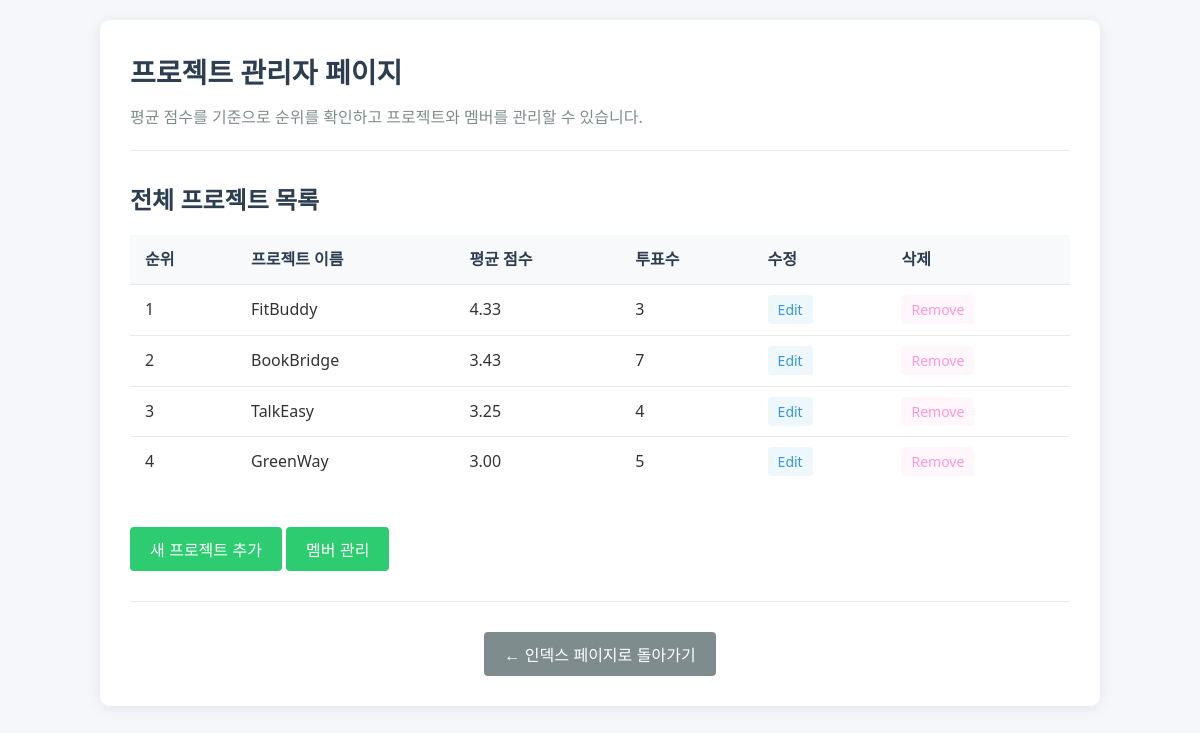
/manager/, run on the app's committed database.
### projects/models.py (models this page shows, shortened)
class Project(models.Model):
    project_id = models.AutoField(primary_key=True)
    project_name = models.CharField(max_length=200)
    description = models.TextField()
    members = models.ManyToManyField(Member, blank=True)
    def average_vote(self):
        votes = self.vote_set.all()
        if votes.count() > 0:
            total = sum(vote.vote for vote in votes)
            return total / votes.count()
        return None

### projects/views.py (the view)
# urls.py: path('manager/', views.ManagerView.as_view(), name='manager'),
class ManagerView(generic.ListView):
    template_name = 'projects/admin_manager.html'
    context_object_name = 'project_list'
    def get_queryset(self):
        projects = list(Project.objects.all())
        for project in projects:
            project.avg_vote = project.average_vote() or 0
            project.vote_count = project.vote_set.count()
        projects.sort(key=lambda x: x.avg_vote, reverse=True)
        for idx, project in enumerate(projects, start=1):
            project.rank = idx
        return projects

### projects/templates/projects/admin_manager.html (shortened to what this page needs)
<!DOCTYPE html>
<html lang="en">
<head>
    {% load static %}
    <link rel="stylesheet" href="{% static 'project/style.css' %}">
</head>
<body>
    <div class="container">
        <header class="project-header">
            <h1 class="project-title">프로젝트 관리자 페이지</h1>
            <p class="project-description">평균 점수를 기준으로 순위를 확인하고 프로젝트와 멤버를 관리할 수 있습니다.</p>
        </header>
        <section id="project-section">
            {% if project_list %}
            <h2 class="section-title">전체 프로젝트 목록</h2>
            <table class="project-table">
                <thead>
                    <tr>
                        <th>순위</th>
                        <th>프로젝트 이름</th>
                        <th>평균 점수</th>
                        <th>투표수</th>
                        <th>수정</th>
                        <th>삭제</th>
                    </tr>
                </thead>
                <tbody>
                    {% for project in project_list %}
                    <tr>
                        <td>{{ project.rank }}</td>
                        <td>{{ project.project_name }}</td>
                        <td>{{ project.avg_vote|floatformat:2 }}</td>
                        <td>{{ project.vote_count }}</td>
                        <td>
                            <a href="{% url 'project:project_edit' project.pk %}" class="edit-link">Edit</a>
                        </td>
                        <td>
                            <a href="{% url 'project:project_remove' project.pk %}" class="remove-link">Remove</a>
                        </td>
                    </tr>
                    {% endfor %}
                </tbody>
            </table>
            {% else %}
            <p class="no-element">등록된 프로젝트가 없습니다.</p>
            {% endif %}
            <a href="{% url 'project:project_add' %}" class="add-link">
                <button class="add-button">새 프로젝트 추가</button>
            </a>
            <a href="{% url 'project:member_add' %}" class="add-link">
                <button class="add-button">멤버 관리</button>
            </a>
        </section>
        <footer class="back-footer">
            <a href="{% url 'project:index' %}" class="back-link">
                <button class="back-button">← 인덱스 페이지로 돌아가기</button>
            </a>
        </footer>
    </div>
</body>
</html>

### projects/static/project/style.css (style rules this page uses)
* { box-sizing: border-box; margin: 0; padding: 0; }
body { font-family: 'Noto Sans KR', 'Segoe UI', Arial, sans-serif; line-height: 1.6; color: #333; background-color: #f5f7fa; padding: 20px; }
.container { max-width: 1000px; margin: 0 auto; background-color: #fff; padding: 30px; border-radius: 10px; box-shadow: 0 2px 15px rgba(0, 0, 0, 0.08); }
header, .project-header { margin-bottom: 30px; padding-bottom: 20px; border-bottom: 1px solid #e6e9ed; }
h1, .project-title, #main-title { font-size: 28px; color: #2c3e50; margin-bottom: 10px; }
.subtitle, .project-description { font-size: 16px; color: #7f8c8d; }
.section-title { font-size: 24px; color: #2c3e50; margin-bottom: 15px; }
.project-table { width: 100%; border-collapse: collapse; margin-bottom: 30px; }
.project-table th, .project-table td { padding: 12px 15px; text-align: left; border-bottom: 1px solid #e6e9ed; }
.project-table th { background-color: #f8f9fa; font-weight: 600; color: #2c3e50; }
.project-table tr:last-child td { border-bottom: none; }
button, .submit-button, .back-button, .add-button { background-color: #3498db; color: #fff; border: none; padding: 10px 20px; border-radius: 4px; font-size: 16px; cursor: pointer; transition: background-color 0.2s; }
.back-button { background-color: #7f8c8d; }
.add-button { background-color: #2ecc71; margin-top: 10px; display: inline-block; }
a { color: #3498db; text-decoration: none; }
.back-link { display: inline-block; margin-top: 10px; }
.edit-link { color: #3498db; padding: 5px 10px; border-radius: 4px; background-color: #eef7fc; font-size: 14px; }
.remove-link { color: #ff98db; padding: 5px 10px; border-radius: 4px; background-color: #fff7fc; font-size: 14px; }
footer { margin-top: 40px; padding-top: 20px; border-top: 1px solid #e6e9ed; }
.back-footer { margin-top: 30px; text-align: center; }
.back-footer .back-link { font-size: 16px; color: #3498db; text-decoration: none; }

### data on the page
Project: rank "1", project_name "FitBuddy", avg_vote "4.33", vote_count "3"
Project: rank "2", project_name "BookBridge", avg_vote "3.43", vote_count "7"
Project: rank "3", project_name "TalkEasy", avg_vote "3.25", vote_count "4"
Project: rank "4", project_name "GreenWay", avg_vote "3.00", vote_count "5"
